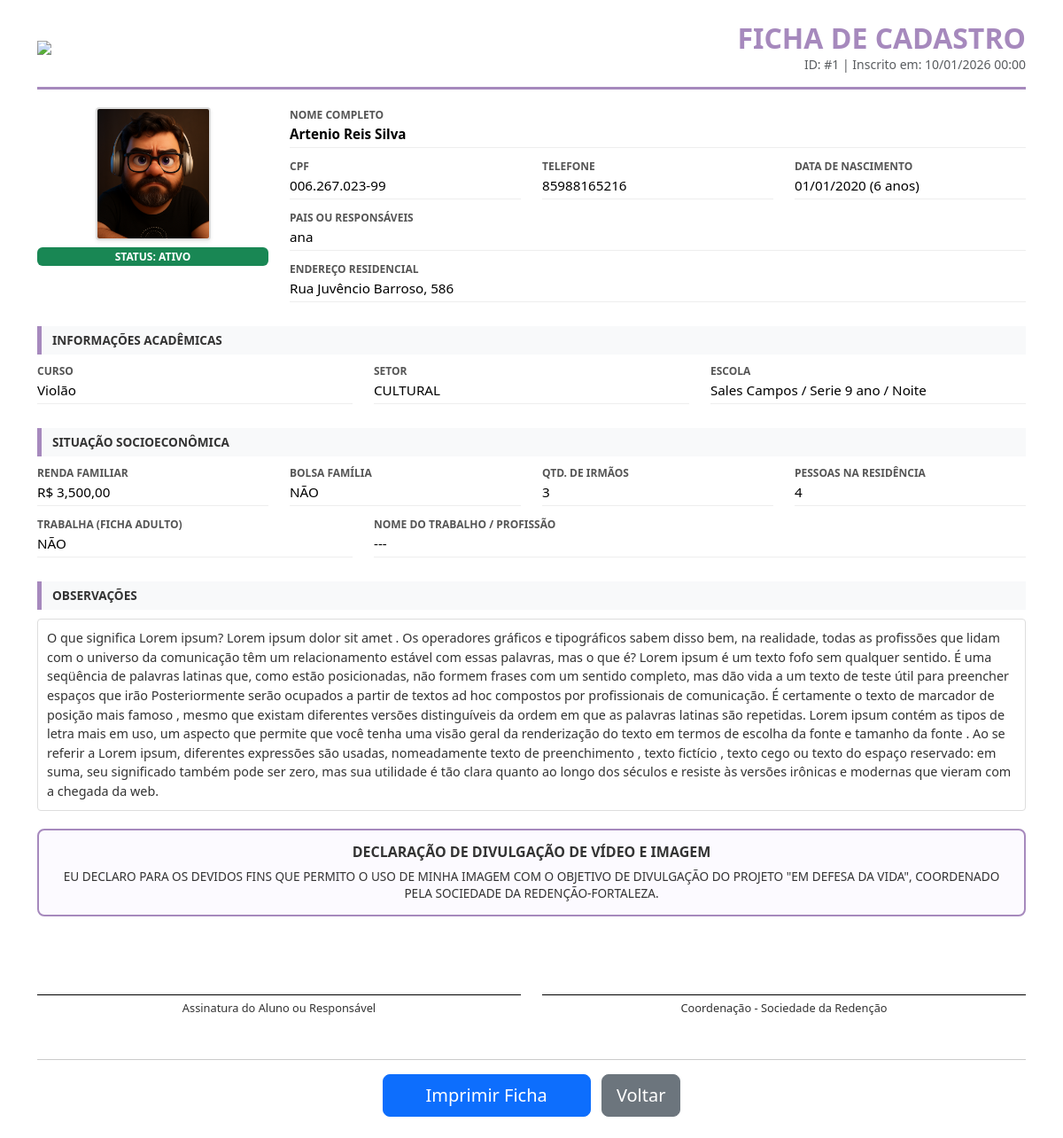
Screenshot of /imprimir/1 (signed in) with the database file from the repository.
### models.py (models this page shows, shortened)
class Aluno(db.Model):
    id = db.Column(db.Integer, primary_key=True)
    foto = db.Column(db.String(200), nullable=True)
    nome_completo = db.Column(db.String(100), nullable=False)
    cpf = db.Column(db.String(14), nullable=True)
    telefone = db.Column(db.String(20), nullable=True)
    data_nascimento = db.Column(db.Date, nullable=False)
    idade = db.Column(db.Integer, nullable=False)
    nome_pais = db.Column(db.String(100), nullable=False)
    curso = db.Column(db.String(100), nullable=False)
    setor = db.Column(db.String(20), nullable=False)
    endereco = db.Column(db.String(200), nullable=False)
    escola = db.Column(db.String(100), nullable=False)
    trabalho_ficha_adulto = db.Column(db.Boolean, default=False)
    nome_trabalho_profissao = db.Column(db.String(100), nullable=True)
    bolsa_familia = db.Column(db.Boolean, default=False)
    irmaos = db.Column(db.Integer, default=0)
    renda_familiar = db.Column(db.Float, nullable=False)
    pessoas_residencia = db.Column(db.Integer, nullable=False)
    desistencia = db.Column(db.String(10), default='NÃO')
    observacao = db.Column(db.Text, nullable=True)
    data_cadastro = db.Column(db.DateTime, default=datetime.utcnow)

### app.py (the view)
@app.route('/imprimir/<int:id>')
@login_required
def imprimir(id):
    aluno = Aluno.query.get_or_404(id)
    return render_template('ficha_impressao.html', aluno=aluno)

### app.py (called while the page is built)
def login_required(f):
    @wraps(f)
    def decorated_function(*args, **kwargs):
        if 'logged_in' not in session:
            return redirect(url_for('login'))
        return f(*args, **kwargs)
    return decorated_function

@app.context_processor
def utility_processor():
    def format_currency(value): return f"R$ {value:,.2f}".replace('.', ',')
    def format_date(value): return value.strftime('%d/%m/%Y') if value else ""
    return dict(format_currency=format_currency, format_date=format_date, now=datetime.now())

### templates/ficha_impressao.html (shortened to what this page needs)
<!DOCTYPE html>
<html lang="pt-BR">
<head>
    <link href="https://cdn.jsdelivr.net/npm/bootstrap@5.3.0/dist/css/bootstrap.min.css" rel="stylesheet">
</head>
<body onload="window.print()">
    <div class="container my-4">
        <div class="ficha-header d-flex justify-content-between align-items-center">
            <img src="{{ url_for('static', filename='images/cropped-sociedade_da_redencao_logotipo_retangular01_cor.png') }}" class="logo-print">
            <div class="text-end">
                <h2 class="mb-0 fw-bold" style="color: #a689bd;">FICHA DE CADASTRO</h2>
                <p class="mb-0 text-muted small">ID: #{{ aluno.id }} | Inscrito em: {{ aluno.data_cadastro.strftime('%d/%m/%Y %H:%M') }}</p>
            </div>
        </div>
        <div class="row">
            <div class="col-3 text-center">
                {% if aluno.foto %}
                    <img src="{{ url_for('uploaded_file', filename=aluno.foto) }}" class="aluno-foto-print shadow-sm">
                {% else %}
                    <div class="aluno-foto-print bg-light d-flex align-items-center justify-content-center border shadow-sm">
                        <span class="text-muted small">SEM FOTO</span>
                    </div>
                {% endif %}
                <div class="mt-2 badge {{ 'bg-danger' if aluno.desistencia == 'SIM' else 'bg-success' }} w-100">
                    STATUS: {{ 'DESISTENTE' if aluno.desistencia == 'SIM' else 'ATIVO' }}
                </div>
            </div>
            <div class="col-9">
                <div class="row">
                    <div class="col-12">
                        <div class="label-field">Nome Completo</div>
                        <div class="value-field fw-bold">{{ aluno.nome_completo }}</div>
                    </div>
                    <div class="col-4">
                        <div class="label-field">CPF</div>
                        <div class="value-field">{{ aluno.cpf if aluno.cpf else '---' }}</div>
                    </div>
                    <div class="col-4">
                        <div class="label-field">Telefone</div>
                        <div class="value-field">{{ aluno.telefone if aluno.telefone else '---' }}</div>
                    </div>
                    <div class="col-4">
                        <div class="label-field">Data de Nascimento</div>
                        <div class="value-field">{{ format_date(aluno.data_nascimento) }} ({{ aluno.idade }} anos)</div>
                    </div>
                    <div class="col-12">
                        <div class="label-field">Pais ou Responsáveis</div>
                        <div class="value-field">{{ aluno.nome_pais }}</div>
                    </div>
                    <div class="col-12">
                        <div class="label-field">Endereço Residencial</div>
                        <div class="value-field">{{ aluno.endereco }}</div>
                    </div>
                </div>
            </div>
        </div>
        <div class="section-title">Informações Acadêmicas</div>
        <div class="row">
            <div class="col-4">
                <div class="label-field">Curso</div>
                <div class="value-field">{{ aluno.curso }}</div>
            </div>
            <div class="col-4">
                <div class="label-field">Setor</div>
                <div class="value-field">{{ aluno.setor }}</div>
            </div>
            <div class="col-4">
                <div class="label-field">Escola</div>
                <div class="value-field">{{ aluno.escola }}</div>
            </div>
        </div>
        <div class="section-title">Situação Socioeconômica</div>
        <div class="row">
            <div class="col-3">
                <div class="label-field">Renda Familiar</div>
                <div class="value-field">{{ format_currency(aluno.renda_familiar) }}</div>
            </div>
            <div class="col-3">
                <div class="label-field">Bolsa Família</div>
                <div class="value-field">{{ 'SIM' if aluno.bolsa_familia else 'NÃO' }}</div>
            </div>
            <div class="col-3">
                <div class="label-field">Qtd. de Irmãos</div>
                <div class="value-field">{{ aluno.irmaos }}</div>
            </div>
            <div class="col-3">
                <div class="label-field">Pessoas na Residência</div>
                <div class="value-field">{{ aluno.pessoas_residencia }}</div>
            </div>
            <div class="col-4">
                <div class="label-field">Trabalha (Ficha Adulto)</div>
                <div class="value-field">{{ 'SIM' if aluno.trabalho_ficha_adulto else 'NÃO' }}</div>
            </div>
            <div class="col-8">
                <div class="label-field">Nome do Trabalho / Profissão</div>
                <div class="value-field">{{ aluno.nome_trabalho_profissao if aluno.nome_trabalho_profissao else '---' }}</div>
            </div>
        </div>
        <div class="section-title">Observações</div>
        <div class="box-text">
            {{ aluno.observacao if aluno.observacao else 'Nenhuma observação registrada.' }}
        </div>
        <div class="declaracao-box text-center">
            <h6 class="fw-bold mb-2">DECLARAÇÃO DE DIVULGAÇÃO DE VÍDEO E IMAGEM</h6>
            <p class="mb-0" style="font-size: 0.85rem; line-height: 1.4;">
                EU DECLARO PARA OS DEVIDOS FINS QUE PERMITO O USO DE MINHA IMAGEM COM O OBJETIVO DE DIVULGAÇÃO DO PROJETO
                "EM DEFESA DA VIDA", COORDENADO PELA SOCIEDADE DA REDENÇÃO-FORTALEZA.
            </p>
        </div>
        <div class="row mt-5">
            <div class="col-6">
                <div class="assinatura-area">Assinatura do Aluno ou Responsável</div>
            </div>
            <div class="col-6">
                <div class="assinatura-area">Coordenação - Sociedade da Redenção</div>
            </div>
        </div>
        <div class="text-center mt-5 no-print">
            <hr>
            <button onclick="window.print()" class="btn btn-primary btn-lg px-5">Imprimir Ficha</button>
            <a href="{{ url_for('visualizar', id=aluno.id) }}" class="btn btn-secondary btn-lg ms-2">Voltar</a>
        </div>
    </div>
</body>
</html>

### templates/ficha_impressao.html (style rules this page uses)
body { background-color: white; font-family: 'Segoe UI', Tahoma, Geneva, sans-serif; color: #333; }
.ficha-header { border-bottom: 3px solid #a689bd; padding-bottom: 15px; margin-bottom: 20px; }
.logo-print { max-height: 80px; }
.aluno-foto-print { width: 130px; height: 150px; object-fit: cover; border: 2px solid #ddd; border-radius: 4px; }
.label-field { font-weight: bold; color: #555; font-size: 0.75rem; text-transform: uppercase; margin-bottom: 1px; }
.value-field { border-bottom: 1px solid #eee; padding-bottom: 3px; margin-bottom: 12px; font-size: 0.95rem; min-height: 24px; color: #000; }
.section-title { background-color: #f8f9fa; padding: 6px 12px; font-weight: bold; border-left: 5px solid #a689bd; margin: 15px 0 10px 0; font-size: 0.85rem; text-transform: uppercase; }
.box-text { border: 1px solid #ddd; padding: 10px; min-height: 80px; font-size: 0.9rem; border-radius: 4px; }
.declaracao-box { border: 2px solid #a689bd; padding: 15px; margin: 20px 0; background-color: #fcfaff; border-radius: 8px; }
.assinatura-area { border-top: 1px solid #000; margin-top: 40px; padding-top: 5px; text-align: center; font-size: 0.8rem; }

### rows the page displays
Aluno: id "1", data_cadastro "10/01/2026 00:00", foto (picture), desistencia "ATIVO", nome_completo "Artenio Reis Silva", cpf "006.267.023-99", telefone "85988165216", data_nascimento "01/01/2020", idade "6", nome_pais "ana", endereco "Rua Juvêncio Barroso, 586", curso "Violão", setor "CULTURAL", escola "Sales Campos / Serie 9 ano / Noite", renda_familiar "R$ 3,500,00", bolsa_familia "NÃO", irmaos "3", pessoas_residencia "4", trabalho_ficha_adulto "NÃO", nome_trabalho_profissao "---", observacao "O que significa Lorem ipsum? Lorem ipsum dolor sit amet . Os operadores gráficos e tipográficos sabem disso bem, na realidade, todas as profissões que lidam com o universo da comunicação têm um relacionamento estável com essas palavras, mas o que é? Lorem ipsum é um texto fofo sem qualquer sentido. É uma seqüência de palavras latinas que, como estão posicionadas, não formem frases com um sentido completo, mas dão vida a um texto de teste útil para preencher espaços que irão Posteriormente serão ocupados a partir de textos ad hoc compostos por profissionais de comunicação. É certamente o texto de marcador de posição mais famoso , mesmo que existam diferentes versões distinguíveis da ordem em…"
